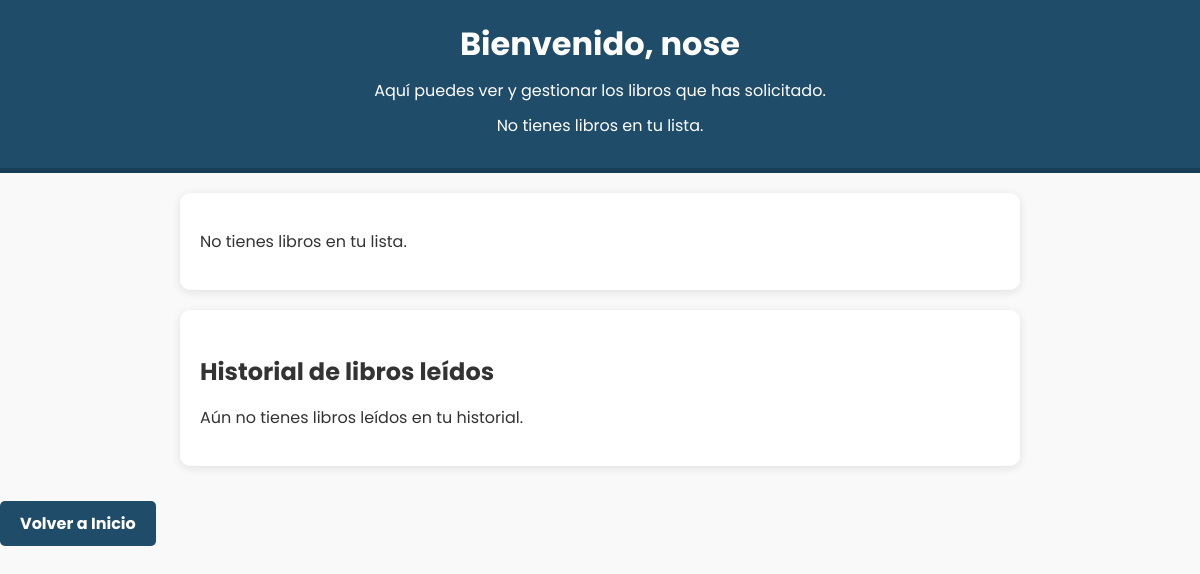
The app's page /profile (signed in), older data.
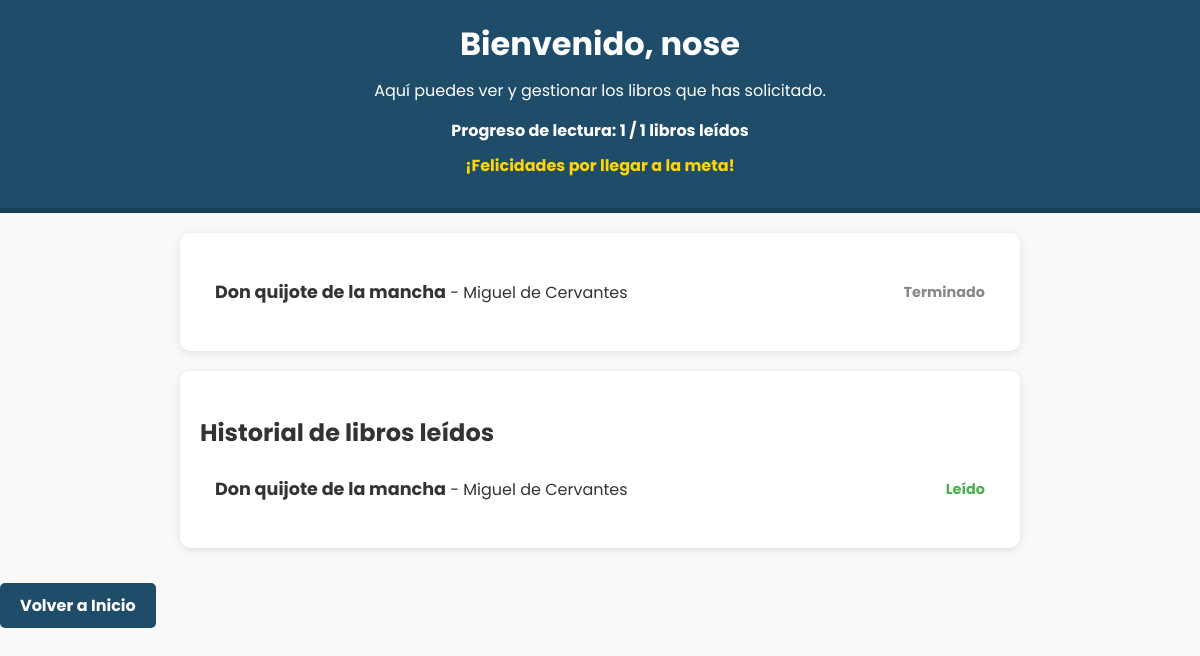
The same page, newer data.
### models.py (models this page shows)
class Book(db.Model):
    id = db.Column(db.Integer, primary_key=True)
    title = db.Column(db.String(150), nullable=False)
    author = db.Column(db.String(100), nullable=False, default="")
    genre = db.Column(db.String(50), nullable=False, default="")
    added_date = db.Column(db.Date, default=date.today)
    available = db.Column(db.Boolean, default=True)
    cover_image = db.Column(db.String(255), nullable=True)
    requested_by = db.Column(db.Integer, db.ForeignKey('user.id'), default=None)

### app.py (the view)
@app.route("/profile")
def client_profile():
    if 'user_id' not in session:
        return redirect(url_for('login'))
    user = User.query.get(session['user_id'])
    books = Book.query.filter_by(requested_by=user.id).all()
    read_books = Book.query.filter_by(requested_by=user.id, available=True).all()
    total_books = len(books)
    books_read = len(read_books)
    return render_template(
        "client_profile.html",
        user=user,
        books=books,
        books_read=books_read,
        total_books=total_books,
        read_books=read_books
    )

### templates/client_profile.html (shortened to what this page needs)
<!DOCTYPE html>
<html lang="en">
<head>
    <link rel="stylesheet" href="{{ url_for('static', filename='profile.css') }}">
</head>
<body>
    <div class="profile-header">
        <h2>Bienvenido, {{ user.name }}</h2>
        <p>Aquí puedes ver y gestionar los libros que has solicitado.</p>
        {% if books %}
            <div class="progress-bar-container">
                <p>Progreso de lectura: {{ books_read }} / {{ total_books }} libros leídos</p>
            </div>
            {% if books_read == total_books and total_books > 0 %}
                <p class="congratulations-message">¡Felicidades por llegar a la meta!</p>
            {% endif %}
        {% else %}
            <p>No tienes libros en tu lista.</p>
        {% endif %}
    </div>
    <div class="books-list">
        {% if books %}
            <ul>
                {% for book in books %}
                    <li>
                        <div>
                            <strong>{{ book.title }}</strong> - {{ book.author }}
                        </div>
                        {% if not book.available %}
                            <form action="{{ url_for('mark_as_read', book_id=book.id) }}" method="post">
                                <button type="submit">Marcar como terminado</button>
                            </form>
                        {% else %}
                            <span>Terminado</span>
                        {% endif %}
                    </li>
                {% endfor %}
            </ul>
        {% else %}
            <p>No tienes libros en tu lista.</p>
        {% endif %}
    </div>
    <div class="read-books-history">
        <h3>Historial de libros leídos</h3>
        {% if read_books %}
            <ul>
                {% for book in read_books %}
                    <li>
                        <div>
                            <strong>{{ book.title }}</strong> - {{ book.author }}
                        </div>
                        <span>Leído</span>
                    </li>
                {% endfor %}
            </ul>
        {% else %}
            <p>Aún no tienes libros leídos en tu historial.</p>
        {% endif %}
    </div>
    <a href="/main" class="back-button">Volver a Inicio</a>
</body>
</html>

Row changes from the older to the newer data that the page shows:
now on this page (row edited): Book: title "Don quijote de la mancha", author "Miguel de Cervantes", available "Terminado"
Text that changed along with them:
{{ books_read }}: (not shown) → "1"
{{ total_books }}: (not shown) → "1"
text no longer shown: "No tienes libros en tu lista. No tienes libros en tu lista. Aún no tienes libros leídos en tu historial."
text now shown: "Progreso de lectura: / libros leídos ¡Felicidades por llegar a la meta!"
